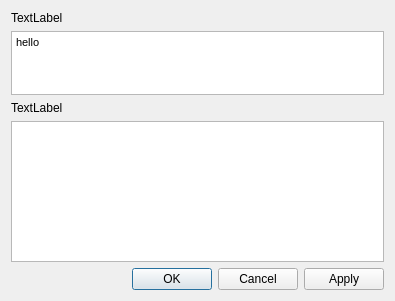
<?xml version="1.0" encoding="UTF-8"?>
<ui version="4.0">
 <class>ItemChoice</class>
 <widget class="QDialog" name="ItemChoice">
  <property name="geometry">
   <rect>
    <x>0</x>
    <y>0</y>
    <width>395</width>
    <height>301</height>
   </rect>
  </property>
  <property name="windowTitle">
   <string>Dialog item edit</string>
  </property>
  <property name="modal">
   <bool>true</bool>
  </property>
  <layout class="QGridLayout" name="gridLayout">
   <item row="0" column="0">
    <widget class="QLabel" name="label_1">
     <property name="text">
      <string>TextLabel</string>
     </property>
    </widget>
   </item>
   <item row="1" column="0">
    <widget class="QTextEdit" name="in_field">
     <property name="sizePolicy">
      <sizepolicy hsizetype="Expanding" vsizetype="Fixed">
       <horstretch>0</horstretch>
       <verstretch>0</verstretch>
      </sizepolicy>
     </property>
     <property name="maximumSize">
      <size>
       <width>16777215</width>
       <height>64</height>
      </size>
     </property>
     <property name="html">
      <string>&lt;!DOCTYPE HTML PUBLIC &quot;-//W3C//DTD HTML 4.0//EN&quot; &quot;http://www.w3.org/TR/REC-html40/strict.dtd&quot;&gt;
&lt;html&gt;&lt;head&gt;&lt;meta name=&quot;qrichtext&quot; content=&quot;1&quot; /&gt;&lt;style type=&quot;text/css&quot;&gt;
p, li { white-space: pre-wrap; }
&lt;/style&gt;&lt;/head&gt;&lt;body style=&quot; font-family:'MS Shell Dlg 2'; font-size:8.25pt; font-weight:400; font-style:normal;&quot;&gt;
&lt;p style=&quot; margin-top:0px; margin-bottom:0px; margin-left:0px; margin-right:0px; -qt-block-indent:0; text-indent:0px;&quot;&gt;&lt;span style=&quot; font-size:8pt;&quot;&gt;hello&lt;/span&gt;&lt;/p&gt;&lt;/body&gt;&lt;/html&gt;</string>
     </property>
    </widget>
   </item>
   <item row="2" column="0">
    <widget class="QLabel" name="label_2">
     <property name="text">
      <string>TextLabel</string>
     </property>
    </widget>
   </item>
   <item row="3" column="0">
    <widget class="QTableView" name="items">
     <property name="sizePolicy">
      <sizepolicy hsizetype="Preferred" vsizetype="Expanding">
       <horstretch>0</horstretch>
       <verstretch>0</verstretch>
      </sizepolicy>
     </property>
     <property name="autoFillBackground">
      <bool>false</bool>
     </property>
     <property name="autoScrollMargin">
      <number>8</number>
     </property>
     <property name="alternatingRowColors">
      <bool>true</bool>
     </property>
     <property name="showGrid">
      <bool>true</bool>
     </property>
     <property name="gridStyle">
      <enum>Qt::NoPen</enum>
     </property>
     <attribute name="horizontalHeaderVisible">
      <bool>false</bool>
     </attribute>
     <attribute name="horizontalHeaderMinimumSectionSize">
      <number>31</number>
     </attribute>
     <attribute name="verticalHeaderVisible">
      <bool>false</bool>
     </attribute>
     <attribute name="verticalHeaderDefaultSectionSize">
      <number>22</number>
     </attribute>
     <attribute name="verticalHeaderMinimumSectionSize">
      <number>16</number>
     </attribute>
    </widget>
   </item>
   <item row="4" column="0">
    <widget class="QDialogButtonBox" name="buttonBox">
     <property name="orientation">
      <enum>Qt::Horizontal</enum>
     </property>
     <property name="standardButtons">
      <set>QDialogButtonBox::Apply|QDialogButtonBox::Cancel|QDialogButtonBox::Ok</set>
     </property>
     <property name="centerButtons">
      <bool>false</bool>
     </property>
    </widget>
   </item>
  </layout>
 </widget>
 <resources/>
 <connections>
  <connection>
   <sender>buttonBox</sender>
   <signal>accepted()</signal>
   <receiver>ItemChoice</receiver>
   <slot>accept()</slot>
   <hints>
    <hint type="sourcelabel">
     <x>248</x>
     <y>254</y>
    </hint>
    <hint type="destinationlabel">
     <x>157</x>
     <y>274</y>
    </hint>
   </hints>
  </connection>
  <connection>
   <sender>buttonBox</sender>
   <signal>rejected()</signal>
   <receiver>ItemChoice</receiver>
   <slot>reject()</slot>
   <hints>
    <hint type="sourcelabel">
     <x>316</x>
     <y>260</y>
    </hint>
    <hint type="destinationlabel">
     <x>286</x>
     <y>274</y>
    </hint>
   </hints>
  </connection>
 </connections>
</ui>
